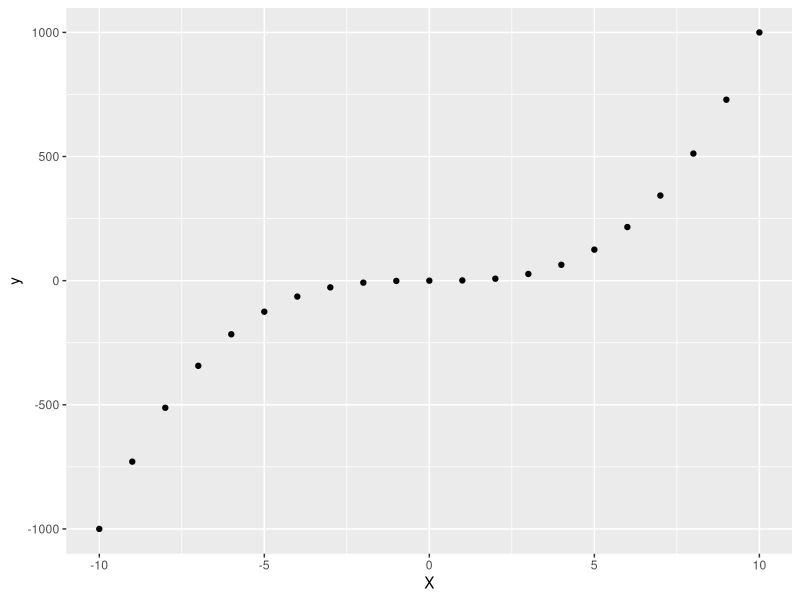
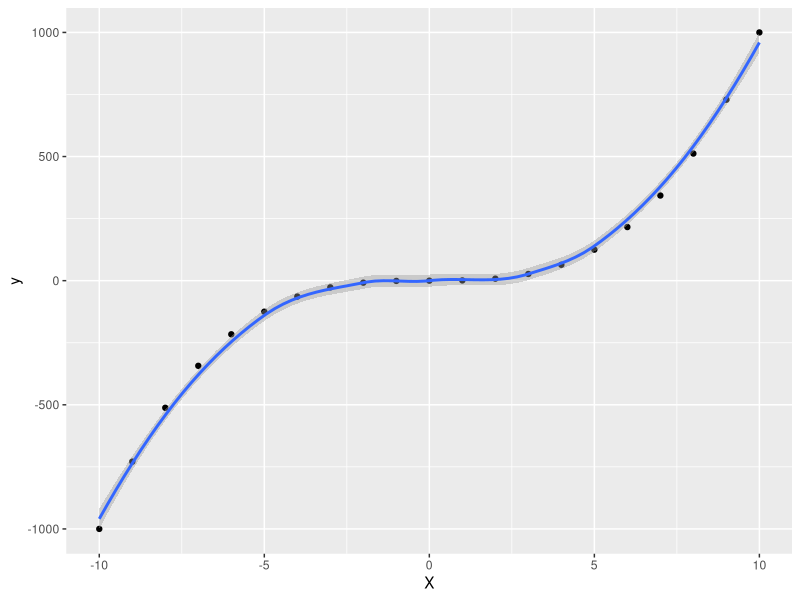

Here is the R script that generated these plots, in order:
#xxxxxxxxxxxxxxxxxxxxxxxxxxxxxxxxxxxxxxxxxxxxxxxxxxxxxxxxxxxxxxxxxxxxxxxxxxxxxx
#
#                      PRATICANDO O PULL REQUEST
#
#xxxxxxxxxxxxxxxxxxxxxxxxxxxxxxxxxxxxxxxxxxxxxxxxxxxxxxxxxxxxxxxxxxxxxxxxxxxxxx

# Crie um vetor x numérico aqui -----------------------------------------------

X <- -10:10

# Crie um vetor y em função do vetor x acima ----------------------------------

y <- X^3

# Crie um dataframe chamado df unindo os vetores x e y ------------------------

df <- tibble::tibble(X,y)

# Crie um grafico de pontos com o dataframe df o ggplot -----------------------
library(ggplot2)

df |>  
  ggplot(aes(x = X, y = y)) +
  geom_point()



# Adicione ao gráfico ma curva de tendência suavizada(geom_smooth) -------------
df |> 
  ggplot(aes(x = X, y = y))+
  geom_point() +
  geom_smooth()
  

